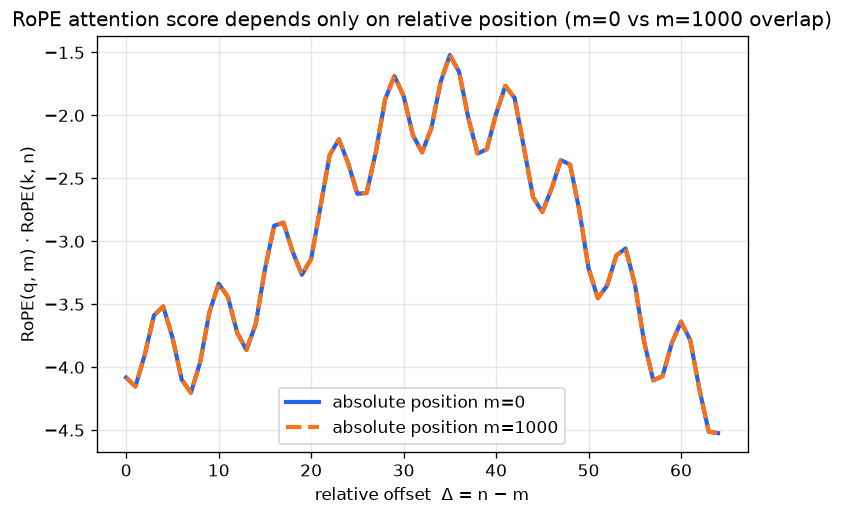

Here is the Python script that generated this plot:
import numpy as np
import matplotlib.pyplot as plt

np.random.seed(42)

d = 8  # embedding dim -> 4 rotation pairs
base = 10000.0
n_pairs = d // 2
theta = base ** (-2 * np.arange(n_pairs) / d)  # same freq schedule as sinusoidal PE (Day 58)


def rope_rotate(x, pos):
    """Rotate each (x0, x1) pair of x by angle pos * theta_i."""
    x = x.reshape(*x.shape[:-1], n_pairs, 2)
    angles = pos * theta
    cos, sin = np.cos(angles), np.sin(angles)
    x0, x1 = x[..., 0], x[..., 1]
    rot0 = x0 * cos - x1 * sin
    rot1 = x0 * sin + x1 * cos
    return np.stack([rot0, rot1], axis=-1).reshape(*x.shape[:-2], d)


q = np.random.randn(d)
k = np.random.randn(d)

deltas = np.arange(0, 65)


def score_curve(m_base):
    scores = []
    for delta in deltas:
        n = m_base + delta
        rq = rope_rotate(q, m_base)
        rk = rope_rotate(k, n)
        scores.append(rq @ rk)
    return np.array(scores)


curve_m0 = score_curve(0)
curve_m1000 = score_curve(1000)

fig, ax = plt.subplots(figsize=(7, 4.5))
ax.plot(deltas, curve_m0, label="absolute position m=0", lw=2.5, color="#2563eb")
ax.plot(deltas, curve_m1000, "--", label="absolute position m=1000", lw=2.5, color="#f97316")
ax.set_xlabel("relative offset  Δ = n − m")
ax.set_ylabel("RoPE(q, m) · RoPE(k, n)")
ax.set_title("RoPE attention score depends only on relative position (m=0 vs m=1000 overlap)")
ax.legend()
ax.grid(alpha=0.3)
plt.savefig("graph_DAY_59.png", dpi=120, bbox_inches="tight")
